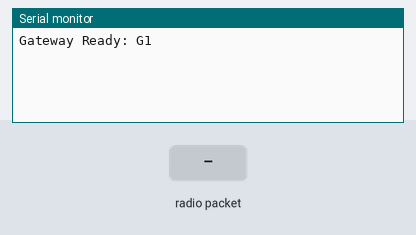
A sketch run on a simulated Arduino Uno, built with avr-gcc and run on an emulated ATmega328P. Shown: the last lines printed to the serial monitor. The inputs (shaded band) are chosen by the test bench. No radio packets arrive unless stated.

Above: at 1.2 s.
1.3 s: radio packet "NETACK" arrives
At 2.4 s:
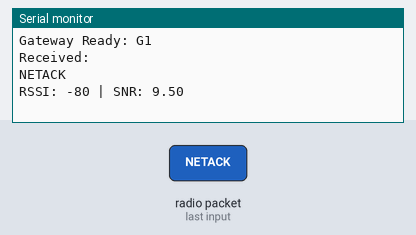
2.8 s: radio packet "USERACK" arrives
At 3.6 s:
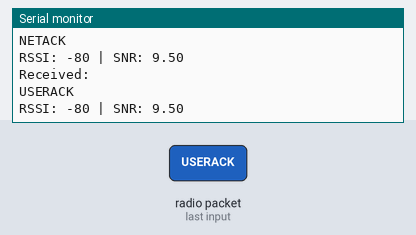
4.3 s: radio packet "ALERT" arrives
At 5.5 s:
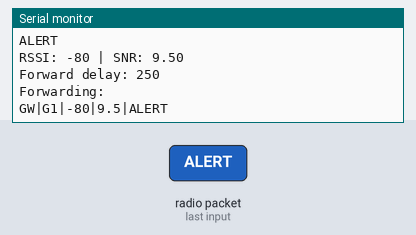
5.8 s: radio packet "1" arrives
At 7.0 s:
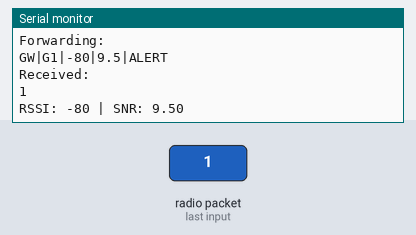
7.3 s: radio packet "ALERT" arrives
At 8.2 s:
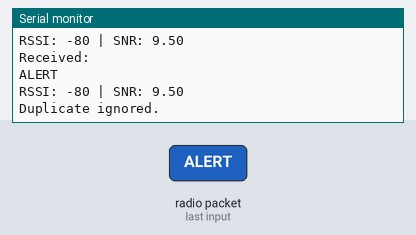

Measured:
- after the input at 1.3 s, the serial monitor: prints a new line at once (image 1)
- after the input at 2.8 s, the serial monitor: prints a new line at once (image 2)
- after the input at 4.3 s, the serial monitor: prints a new line at once (image 3)
- after the input at 5.8 s, the serial monitor: prints a new line at once (image 4)
- after the input at 7.3 s, the serial monitor: prints a new line at once (image 5)

The sketch:

Gateway1.ino
```cpp
#include <SPI.h>
#include <LoRa.h>

// Change this for each gateway
const String GATEWAY_ID = "G1";
const int GATEWAY_OFFSET_DELAY = 0;

// LoRa Pins
#define LORA_SS    5
#define LORA_RST   14
#define LORA_DIO0  4

String lastForwardedAlert = "";
unsigned long lastForwardTime = 0;

String getField(String data, char separator, int index) {
  int found = 0;
  int start = 0;

  for (int i = 0; i <= data.length(); i++) {
    if (data.charAt(i) == separator || i == data.length()) {
      if (found == index) {
        return data.substring(start, i);
      }
      found++;
      start = i + 1;
    }
  }

  return "";
}

int calculateForwardDelay(int rssi) {
  int baseDelay;

  if (rssi > -70) {
    baseDelay = 100;
  } else if (rssi > -90) {
    baseDelay = 250;
  } else {
    baseDelay = 500;
  }

  return baseDelay + GATEWAY_OFFSET_DELAY;
}

void forwardToReceiver(String alertMessage, int rssi, float snr) {
  String forwarded = "GW|";
  forwarded += GATEWAY_ID;
  forwarded += "|";
  forwarded += String(rssi);
  forwarded += "|";
  forwarded += String(snr, 1);
  forwarded += "|";
  forwarded += alertMessage;

  Serial.println("Forwarding:");
  Serial.println(forwarded);

  LoRa.beginPacket();
  LoRa.print(forwarded);
  LoRa.endPacket();
}

void forwardAckToSender(String message) {
  String command = getField(message, '|', 0);
  String gateway = getField(message, '|', 1);
  String senderId = getField(message, '|', 2);
  String seq = getField(message, '|', 3);

  if (gateway != GATEWAY_ID) {
    return;
  }

  String output = "";

  if (command == "NETACK") {
    output = "ACK|" + senderId + "|" + seq;
  } else if (command == "USERACK") {
    output = "ALERT_ACKNOWLEDGED|" + senderId + "|" + seq;
  }

  if (output.length() > 0) {
    Serial.println("Forwarding ACK to Sender:");
    Serial.println(output);

    delay(200);

    LoRa.beginPacket();
    LoRa.print(output);
    LoRa.endPacket();
  }
}

void setup() {
  Serial.begin(115200);

  LoRa.setPins(LORA_SS, LORA_RST, LORA_DIO0);

  if (!LoRa.begin(433E6)) {
    Serial.println("LoRa Init Failed!");
    while (1);
  }

  LoRa.setSyncWord(0x12);
  LoRa.enableCrc();

  Serial.println("Gateway Ready: " + GATEWAY_ID);
}

void loop() {
  int packetSize = LoRa.parsePacket();

  if (packetSize) {
    String message = "";

    while (LoRa.available()) {
      message += (char)LoRa.read();
    }

    int rssi = LoRa.packetRssi();
    float snr = LoRa.packetSnr();

    Serial.println("Received:");
    Serial.println(message);
    Serial.print("RSSI: ");
    Serial.print(rssi);
    Serial.print(" | SNR: ");
    Serial.println(snr);

    String command = getField(message, '|', 0);

    if (command == "ALERT") {
      String senderId = getField(message, '|', 1);
      String seq = getField(message, '|', 2);
      String uniqueId = senderId + "-" + seq;

      if (uniqueId != lastForwardedAlert || millis() - lastForwardTime > 10000) {
        lastForwardedAlert = uniqueId;
        lastForwardTime = millis();

        int forwardDelay = calculateForwardDelay(rssi);

        Serial.print("Forward delay: ");
        Serial.println(forwardDelay);

        delay(forwardDelay);

        forwardToReceiver(message, rssi, snr);
      } else {
        Serial.println("Duplicate ignored.");
      }
    }

    else if (command == "NETACK" || command == "USERACK") {
      forwardAckToSender(message);
    }
  }
}
```
